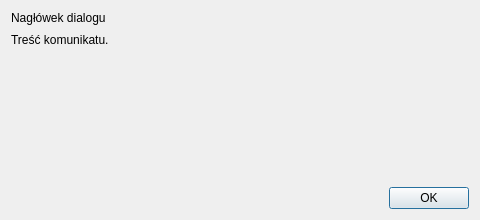
<?xml version="1.0" encoding="UTF-8"?>
<ui version="4.0">
 <class>MessageDialog</class>
 <widget class="QDialog" name="MessageDialog">
  <property name="geometry"><rect><x>0</x><y>0</y><width>480</width><height>220</height></rect></property>
  <property name="windowTitle"><string>PySkryptor</string></property>
  <layout class="QVBoxLayout" name="verticalLayout">
   <property name="spacing"><number>8</number></property>
   <item><widget class="QLabel" name="headerLabel"><property name="text"><string>Nagłówek dialogu</string></property><property name="wordWrap"><bool>true</bool></property></widget></item>
   <item><widget class="QLabel" name="messageLabel"><property name="text"><string>Treść komunikatu.</string></property><property name="wordWrap"><bool>true</bool></property></widget></item>
   <item><spacer name="verticalSpacer"><property name="orientation"><enum>Qt::Vertical</enum></property><property name="sizeHint" stdset="0"><size><width>20</width><height>40</height></size></property></spacer></item>
   <item><widget class="QDialogButtonBox" name="buttonBox"><property name="standardButtons"><set>QDialogButtonBox::Ok</set></property></widget></item>
  </layout>
 </widget>
 <resources/>
 <connections/>
</ui>
